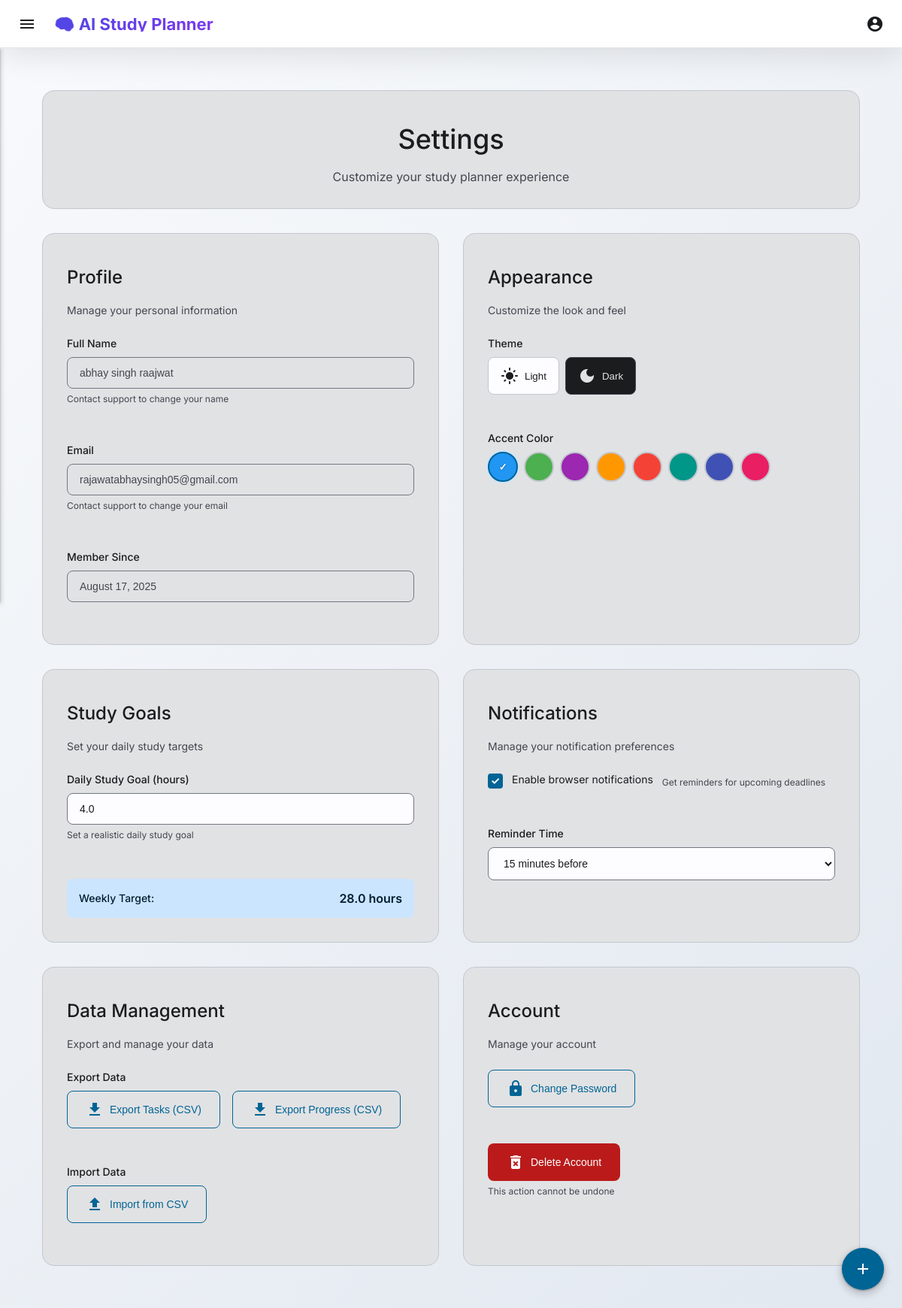
/settings (signed in), run on the app's committed database.
### study_planner_flask/models.py (models this page shows)
class User(UserMixin, db.Model):
    id = db.Column(db.Integer, primary_key=True)
    name = db.Column(db.String(100), nullable=False)
    email = db.Column(db.String(120), unique=True, nullable=False)
    password_hash = db.Column(db.String(255), nullable=False)
    timezone = db.Column(db.String(50), default='UTC')
    theme = db.Column(db.String(20), default='light')  # light, dark
    notifications_enabled = db.Column(db.Boolean, default=True)
    study_goal_hours = db.Column(db.Float, default=4.0)  # hours per day
    created_at = db.Column(db.DateTime, default=datetime.utcnow)
    updated_at = db.Column(db.DateTime, default=datetime.utcnow, onupdate=datetime.utcnow)
    subjects = db.relationship('Subject', backref='user', lazy=True, cascade='all, delete-orphan')
    tasks = db.relationship('Task', backref='user', lazy=True, cascade='all, delete-orphan')
    exams = db.relationship('Exam', backref='user', lazy=True, cascade='all, delete-orphan')
    study_logs = db.relationship('StudyLog', backref='user', lazy=True, cascade='all, delete-orphan')

### study_planner_flask/app.py (the view)
@app.route("/settings")
@login_required
def settings():
    return render_template("settings.html")

### study_planner_flask/app.py (called while the page is built)
def create_app():
    app = Flask(__name__)
    app.config.from_object("config.Config")
    db.init_app(app)
    login_manager = LoginManager()
    login_manager.login_view = "auth.login"
    login_manager.init_app(app)
    @login_manager.user_loader
    def load_user(user_id):
        return User.query.get(int(user_id))
    app.register_blueprint(auth_bp, url_prefix='/auth')
    app.register_blueprint(tasks_bp, url_prefix='/tasks')
    with app.app_context():
        db.create_all()
    return app

### study_planner_flask/templates/settings.html (shortened to what this page needs)
{% extends "base.html" %}
{% block content %}
<div class="page-container">
    <div class="page-header">
        <div class="page-header__content">
            <h1 class="page-title">Settings</h1>
            <p class="page-subtitle">Customize your study planner experience</p>
        </div>
    </div>
    <div class="settings-grid">
        <div class="settings-section">
            <div class="section-header">
                <h2 class="section-title">Profile</h2>
                <p class="section-subtitle">Manage your personal information</p>
            </div>
            <div class="settings-form">
                <div class="form-group">
                    <label class="form-label">Full Name</label>
                    <input type="text" class="form-control" value="{{ current_user.name }}" disabled>
                    <small class="form-help">Contact support to change your name</small>
                </div>
                <div class="form-group">
                    <label class="form-label">Email</label>
                    <input type="email" class="form-control" value="{{ current_user.email }}" disabled>
                    <small class="form-help">Contact support to change your email</small>
                </div>
                <div class="form-group">
                    <label class="form-label">Member Since</label>
                    <input type="text" class="form-control" value="{{ current_user.created_at.strftime('%B %d, %Y') }}" disabled>
                </div>
            </div>
        </div>
        <div class="settings-section">
            <div class="section-header">
                <h2 class="section-title">Appearance</h2>
                <p class="section-subtitle">Customize the look and feel</p>
            </div>
            <div class="settings-form">
                <div class="form-group">
                    <label class="form-label">Theme</label>
                    <div class="theme-toggle">
                        <button class="theme-btn theme-btn--light" data-theme="light">
                            <span class="material-icons">light_mode</span>
                            <span>Light</span>
                        </button>
                        <button class="theme-btn theme-btn--dark" data-theme="dark">
                            <span class="material-icons">dark_mode</span>
                            <span>Dark</span>
                        </button>
                    </div>
                </div>
                <div class="form-group">
                    <label class="form-label">Accent Color</label>
                    <div class="color-picker">
                        {% for color_name, color_value in config.PRIMARY_COLORS.items() %}
                        <button class="color-option"
                                data-color="{{ color_value }}"
                                style="background-color: {{ color_value }}"
                                {% if color_value == '#2196F3' %}data-selected="true"{% endif %}>
                        </button>
                        {% endfor %}
                    </div>
                </div>
            </div>
        </div>
        <div class="settings-section">
            <div class="section-header">
                <h2 class="section-title">Study Goals</h2>
                <p class="section-subtitle">Set your daily study targets</p>
            </div>
            <div class="settings-form">
                <div class="form-group">
                    <label class="form-label">Daily Study Goal (hours)</label>
                    <input type="number" class="form-control"
                           value="{{ current_user.study_goal_hours }}"
                           min="0.5" max="24" step="0.5"
                           id="study-goal-input">
                    <small class="form-help">Set a realistic daily study goal</small>
                </div>
                <div class="goal-preview">
                    <div class="goal-preview__label">Weekly Target:</div>
                    <div class="goal-preview__value" id="weekly-goal">
                        {{ (current_user.study_goal_hours * 7)|round(1) }} hours
                    </div>
                </div>
            </div>
        </div>
        <div class="settings-section">
            <div class="section-header">
                <h2 class="section-title">Notifications</h2>
                <p class="section-subtitle">Manage your notification preferences</p>
            </div>
            <div class="settings-form">
                <div class="form-group form-group--checkbox">
                    <label class="checkbox-label">
                        <span class="checkbox-custom"></span>
                        <span class="checkbox-text">Enable browser notifications</span>
                    </label>
                    <small class="form-help">Get reminders for upcoming deadlines</small>
                </div>
                <div class="form-group">
                    <label class="form-label">Reminder Time</label>
                    <select class="form-control" id="reminder-time">
                        <option value="15" selected>15 minutes before</option>
                    </select>
                </div>
            </div>
        </div>
        <div class="settings-section">
            <div class="section-header">
                <h2 class="section-title">Data Management</h2>
                <p class="section-subtitle">Export and manage your data</p>
            </div>
            <div class="settings-form">
                <div class="form-group">
                    <label class="form-label">Export Data</label>
                    <div class="export-options">
                        <button class="btn btn--outlined" id="export-tasks">
                            <span class="material-icons">download</span>
                            Export Tasks (CSV)
                        </button>
                        <button class="btn btn--outlined" id="export-progress">
                            <span class="material-icons">download</span>
                            Export Progress (CSV)
                        </button>
                    </div>
                </div>
                <div class="form-group">
                    <label class="form-label">Import Data</label>
                    <div class="import-options">
                        <button class="btn btn--outlined" id="import-btn">
                            <span class="material-icons">upload</span>
                            Import from CSV
                        </button>
                    </div>
                </div>
            </div>
        </div>
        <div class="settings-section">
            <div class="section-header">
                <h2 class="section-title">Account</h2>
                <p class="section-subtitle">Manage your account</p>
            </div>
            <div class="settings-form">
                <div class="form-group">
                    <button class="btn btn--outlined" id="change-password">
                        <span class="material-icons">lock</span>
                        Change Password
                    </button>
                </div>
                <div class="form-group">
                    <button class="btn btn--error" id="delete-account">
                        <span class="material-icons">delete_forever</span>
                        Delete Account
                    </button>
                    <small class="form-help form-help--error">This action cannot be undone</small>
                </div>
            </div>
        </div>
    </div>
</div>
{% endblock %}

### study_planner_flask/static/css/ai-theme.css (style rules this page uses)
:root { --ai-primary: #4f46e5; --ai-primary-dark: #3730a3; --ai-primary-light: #6366f1; --ai-secondary: #7c3aed; --ai-secondary-dark: #5b21b6; --ai-secondary-light: #8b5cf6; --ai-gradient-primary: linear-gradient(135deg, #4f46e5 0%, #7c3aed 100%); --ai-gradient-secondary: linear-gradient(135deg, #667eea 0%, #764ba2 100%); --ai-gradient-accent: linear-gradient(135deg, #f093fb 0%, #f5576c 100%); --ai-gradient-dark: linear-gradient(135deg, #1e293b 0%, #334155 100%); --ai-gradient-light: linear-gradient(135deg, #f8fafc 0%, #e2e8f0 100%); --ai-surface: #ffffff; --ai-surface-dark: #1e293b; --ai-surface-card: rgba(255, 255, 255, 0.95); --ai-surface-card-dark: rgba(30, 41, 59, 0.95); --ai-text-primary: #1e293b; --ai-text-secondary: #64748b; --ai-text-light: #ffffff; --ai-text-muted: #94a3b8; --ai-border: rgba(0, 0, 0, 0.1); --ai-border-dark: rgba(255, 255, 255, 0.1); --ai-shadow: 0 10px 40px rgba(0, 0, 0, 0.1); --ai-shadow-hover: 0 20px 60px rgba(0, 0, 0, 0.15); --ai-shadow-glow: 0 0 30px rgba(79, 70, 229, 0.3); --ai-transition: all 0.3s cubic-bezier(0.4, 0, 0.2, 1); --ai-transition-fast: all 0.15s cubic-bezier(0.4, 0, 0.2, 1); }
[data-theme="dark"] { --ai-surface: #1e293b; --ai-surface-card: rgba(30, 41, 59, 0.95); --ai-text-primary: #ffffff; --ai-text-secondary: #cbd5e1; --ai-text-muted: #64748b; --ai-border: rgba(255, 255, 255, 0.1); }
body { background: var(--ai-gradient-light); color: var(--ai-text-primary); font-family: 'Inter', -apple-system, BlinkMacSystemFont, 'Segoe UI', Roboto, sans-serif; }

### data on the page
User: name "abhay singh raajwat", email "rajawatabhaysingh05@gmail.com", created_at "August 17, 2025", study_goal_hours "4.0", (current_user.study_goal_hours*7)|round(1) "28.0"
